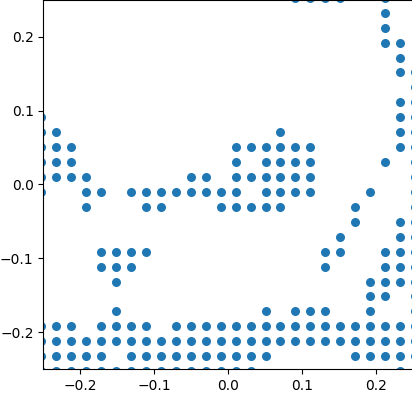

Generate this figure with Python:
import matplotlib.pyplot as plt

with open('mypict1.txt', 'r') as fd:
    P = eval(fd.read())
x, y = zip(*P)
plt.scatter(x, y, s=30)
plt.axis('scaled'), plt.xlim(-0.25, 0.25), plt.ylim(-0.25, 0.25)
plt.show()
#plt.savefig('mypict2_2.png', bbox_inches='tight', pad_inches=0)
